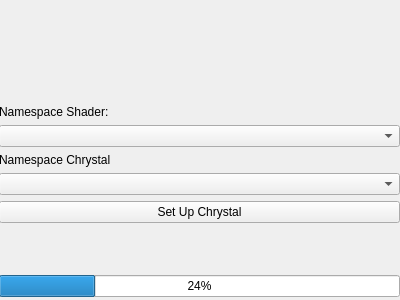
<?xml version="1.0" encoding="UTF-8"?>
<ui version="4.0">
 <class>Form</class>
 <widget class="QWidget" name="Form">
  <property name="geometry">
   <rect>
    <x>0</x>
    <y>0</y>
    <width>400</width>
    <height>300</height>
   </rect>
  </property>
  <property name="windowTitle">
   <string>Form</string>
  </property>
  <widget class="QWidget" name="verticalLayoutWidget">
   <property name="geometry">
    <rect>
     <x>0</x>
     <y>0</y>
     <width>401</width>
     <height>301</height>
    </rect>
   </property>
   <layout class="QVBoxLayout" name="verticalLayout">
    <item>
     <widget class="QWidget" name="wdgtHeader" native="true">
      <property name="minimumSize">
       <size>
        <width>0</width>
        <height>100</height>
       </size>
      </property>
      <property name="maximumSize">
       <size>
        <width>16777215</width>
        <height>100</height>
       </size>
      </property>
     </widget>
    </item>
    <item>
     <widget class="QWidget" name="wdgtContent" native="true">
      <property name="minimumSize">
       <size>
        <width>0</width>
        <height>0</height>
       </size>
      </property>
      <widget class="QWidget" name="verticalLayoutWidget_2">
       <property name="geometry">
        <rect>
         <x>-1</x>
         <y>-1</y>
         <width>401</width>
         <height>151</height>
        </rect>
       </property>
       <layout class="QVBoxLayout" name="verticalLayout_2">
        <item>
         <widget class="QLabel" name="lblNamespaceShader">
          <property name="text">
           <string>Namespace Shader:</string>
          </property>
         </widget>
        </item>
        <item>
         <widget class="QComboBox" name="cmbboxNamespaceShader"/>
        </item>
        <item>
         <widget class="QLabel" name="lblNamespaceChrystal">
          <property name="text">
           <string>Namespace Chrystal</string>
          </property>
         </widget>
        </item>
        <item>
         <widget class="QComboBox" name="cmbboxNamespaceChrystal"/>
        </item>
        <item>
         <widget class="QPushButton" name="btnSetupChrystal">
          <property name="text">
           <string>Set Up Chrystal</string>
          </property>
         </widget>
        </item>
        <item>
         <spacer name="verticalSpacer">
          <property name="orientation">
           <enum>Qt::Vertical</enum>
          </property>
          <property name="sizeHint" stdset="0">
           <size>
            <width>20</width>
            <height>40</height>
           </size>
          </property>
         </spacer>
        </item>
       </layout>
      </widget>
     </widget>
    </item>
    <item>
     <widget class="QWidget" name="wdgtProgress" native="true">
      <property name="minimumSize">
       <size>
        <width>0</width>
        <height>30</height>
       </size>
      </property>
      <property name="maximumSize">
       <size>
        <width>16777215</width>
        <height>30</height>
       </size>
      </property>
      <widget class="QWidget" name="horizontalLayoutWidget">
       <property name="geometry">
        <rect>
         <x>-1</x>
         <y>0</y>
         <width>401</width>
         <height>31</height>
        </rect>
       </property>
       <layout class="QHBoxLayout" name="horizontalLayout">
        <item>
         <widget class="QProgressBar" name="pbAssignProgress">
          <property name="value">
           <number>24</number>
          </property>
         </widget>
        </item>
       </layout>
      </widget>
     </widget>
    </item>
   </layout>
  </widget>
 </widget>
 <resources/>
 <connections/>
</ui>
